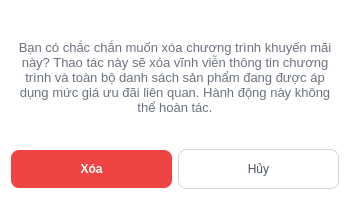
<?xml version="1.0" encoding="UTF-8"?>
<ui version="4.0">
 <class>Dialog</class>
 <widget class="QDialog" name="Dialog">
  <property name="geometry">
   <rect>
    <x>0</x>
    <y>0</y>
    <width>350</width>
    <height>200</height>
   </rect>
  </property>
  <property name="windowTitle">
   <string>Dialog</string>
  </property>
  <property name="styleSheet">
   <string notr="true">/* 1. Tổng thể Cửa sổ Dialog */
QDialog#Dialog {
    background-color: #ffffff;
    font-family: &quot;Inter&quot;, &quot;Segoe UI&quot;, sans-serif;
}

/* 2. Nội dung thông báo cảnh báo */
QLabel#lblCanhBao {
     font-size: 13px;
    font-weight: 400; /* Regular cấp độ 4 [cite: 64] */
    color: #6b7280;   /* Màu xám nhạt để làm dịu thông tin phụ */
}

/* 3. Nút XÓA (Màu đỏ rực rỡ - Red Danger) */
QPushButton#btnXoa {
    background-color: #ef4444; /* Màu đỏ thương hiệu từ Figma */
    color: #ffffff;
    font-weight: 700;
    border: none;
    border-radius: 8px; /* Bo góc đồng bộ deleteNV.png */
    padding: 12px 24px;
    min-width: 100px;
}

QPushButton#btnXoa:hover {
    background-color: #dc2626; /* Đỏ đậm hơn khi di chuột qua */
}

/* 4. Nút HỦY (Màu trắng viền xám - Secondary) */
QPushButton#btnHuy {
    background-color: #ffffff;
    color: #4b5563;
    border: 1px solid #d1d5db; /* Viền xám mảnh chuẩn Figma */
    border-radius: 8px;
    padding: 12px 24px;
    min-width: 100px;
}

QPushButton#btnHuy:hover {
    background-color: #f3f4f6; /* Xám cực nhạt khi hover */
}</string>
  </property>
  <layout class="QVBoxLayout" name="verticalLayout">
   <item>
    <widget class="QLabel" name="lblCanhBao">
     <property name="text">
      <string>Bạn có chắc chắn muốn xóa chương trình khuyến mãi này? Thao tác này sẽ xóa vĩnh viễn thông tin chương trình và toàn bộ danh sách sản phẩm đang được áp dụng mức giá ưu đãi liên quan. Hành động này không thể hoàn tác.</string>
     </property>
     <property name="alignment">
      <set>Qt::AlignCenter</set>
     </property>
     <property name="wordWrap">
      <bool>true</bool>
     </property>
    </widget>
   </item>
   <item>
    <layout class="QHBoxLayout" name="horizontalLayout">
     <item>
      <widget class="QPushButton" name="btnXoa">
       <property name="text">
        <string>Xóa</string>
       </property>
      </widget>
     </item>
     <item>
      <widget class="QPushButton" name="btnHuy">
       <property name="text">
        <string>Hủy</string>
       </property>
      </widget>
     </item>
    </layout>
   </item>
  </layout>
 </widget>
 <resources/>
 <connections/>
</ui>
